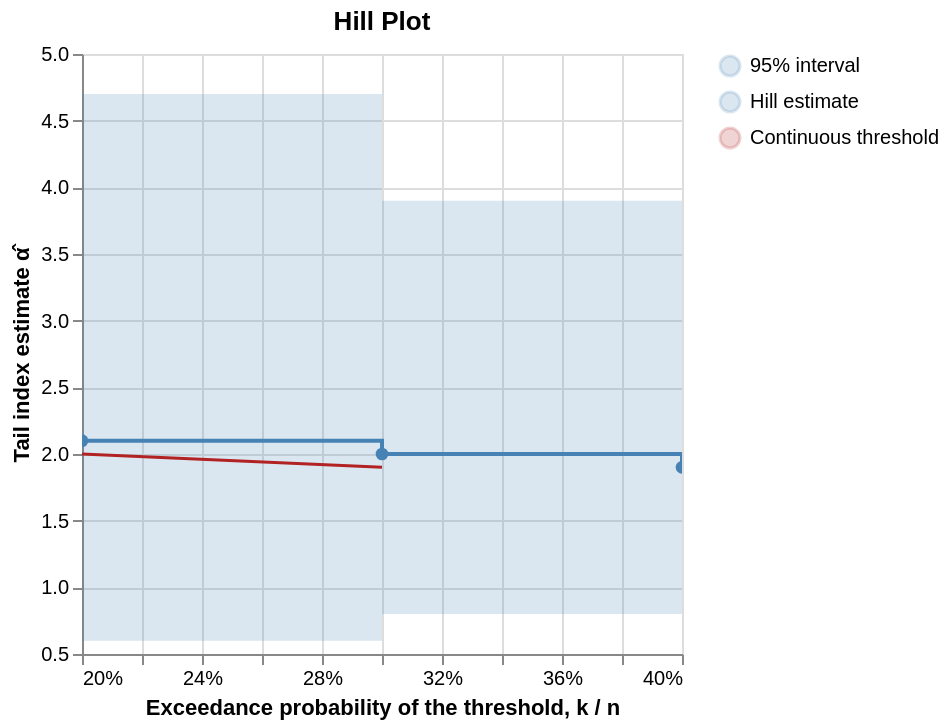

Vega-Lite specification for this chart:
### Vega-Lite specification from a JSON file in a GitHub repository (floating-point values rounded to 4 significant figures)
{"$schema": "https://vega.github.io/schema/vega-lite/v6.json", "title": "Hill Plot", "width": "container", "height": "container", "encoding": {"x": {"field": "x", "type": "quantitative", "title": "Exceedance probability of the threshold, k / n", "scale": {"zero": false}, "axis": {"format": ".0%"}}}, "layer": [{"data": {"values": [{"k": 2, "threshold": 400, "estimate": 2.1, "lower": 0.6, "upper": 4.7, "x": 0.2}, {"k": 3, "threshold": 300, "estimate": 2.0, "lower": 0.8, "upper": 3.9, "x": 0.3}, {"k": 4, "threshold": 200, "estimate": 1.9, "lower": 0.9, "upper": 3.4, "x": 0.4}]}, "mark": {"type": "area", "opacity": 0.2, "interpolate": "step-after", "clip": true}, "encoding": {"y": {"field": "lower", "type": "quantitative", "title": "Tail index estimate α̂", "scale": {"zero": false, "domainMax": 5}}, "y2": {"field": "upper"}, "color": {"datum": "95% interval", "scale": {"domain": ["95% interval", "Hill estimate", "Continuous threshold"], "range": ["steelblue", "steelblue", "firebrick"]}, "legend": {"title": null}}}}, {"data": {"values": [{"k": 2, "threshold": 400, "estimate": 2.1, "lower": 0.6, "upper": 4.7, "x": 0.2}, {"k": 3, "threshold": 300, "estimate": 2.0, "lower": 0.8, "upper": 3.9, "x": 0.3}, {"k": 4, "threshold": 200, "estimate": 1.9, "lower": 0.9, "upper": 3.4, "x": 0.4}]}, "mark": {"type": "line", "point": {"filled": true, "size": 40}, "interpolate": "step-after", "clip": true}, "encoding": {"y": {"field": "estimate", "type": "quantitative"}, "tooltip": [{"field": "k", "type": "quantitative", "title": "k (losses used)"}, {"field": "x", "type": "quantitative", "title": "k / n", "format": ".1%"}, {"field": "threshold", "type": "quantitative", "title": "Threshold", "format": ",.0f"}, {"field": "estimate", "type": "quantitative", "title": "α̂", "format": ".2f"}, {"field": "lower", "type": "quantitative", "title": "95% lower", "format": ".2f"}, {"field": "upper", "type": "quantitative", "title": "95% upper", "format": ".2f"}], "color": {"datum": "Hill estimate"}}}, {"data": {"values": [{"seq": 0, "x": 0.2, "estimate": 2.0}, {"seq": 1, "x": 0.3, "estimate": 1.9}]}, "mark": {"type": "line", "strokeWidth": 1.5, "clip": true}, "encoding": {"y": {"field": "estimate", "type": "quantitative"}, "order": {"field": "seq", "type": "quantitative"}, "color": {"datum": "Continuous threshold"}}}]}
